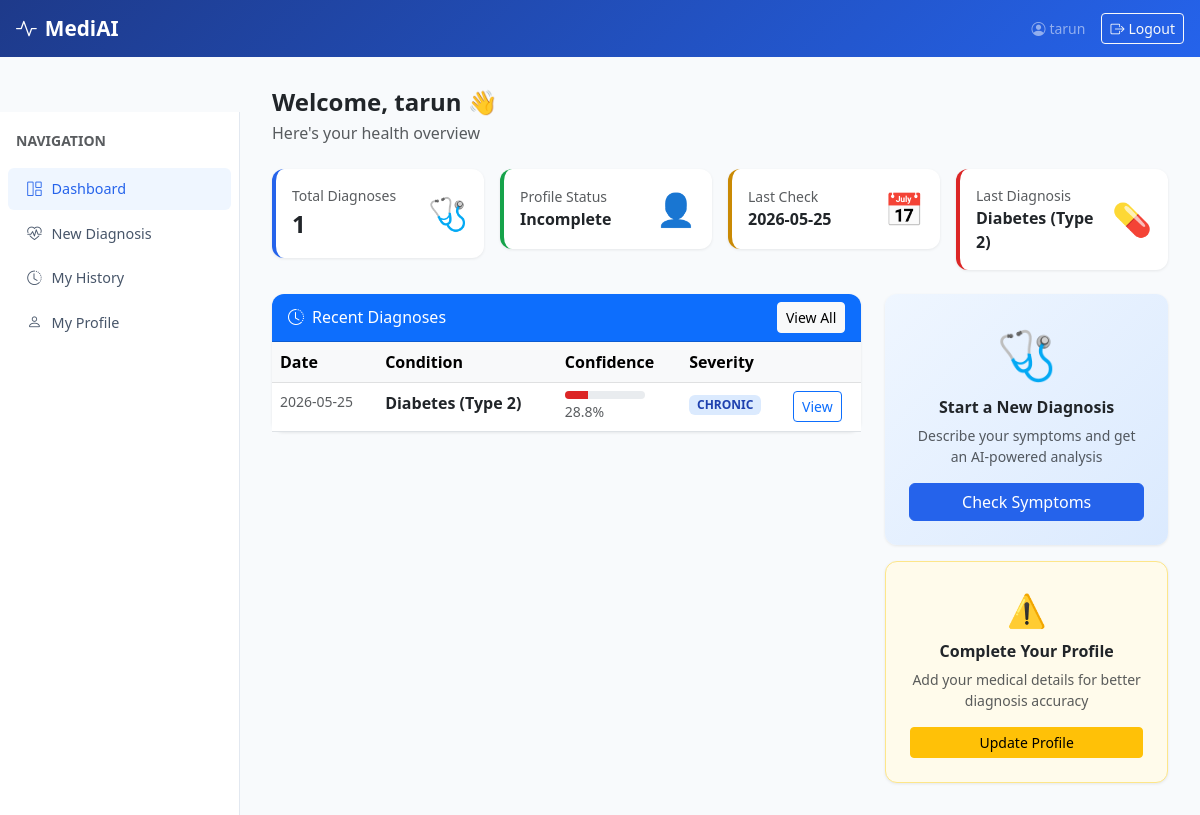
The app's page /dashboard (signed in) with its own data.
### tables this page shows
CREATE TABLE users (
            id INTEGER PRIMARY KEY AUTOINCREMENT,
            username TEXT UNIQUE NOT NULL,
            password_hash TEXT NOT NULL,
            full_name TEXT NOT NULL,
            email TEXT UNIQUE NOT NULL,
            role TEXT DEFAULT 'patient',
            created_at TIMESTAMP DEFAULT CURRENT_TIMESTAMP
        );

CREATE TABLE diagnoses (
            id INTEGER PRIMARY KEY AUTOINCREMENT,
            patient_id INTEGER NOT NULL,
            symptoms TEXT NOT NULL,
            predicted_disease TEXT,
            confidence REAL,
            severity TEXT,
            recommendations TEXT,
            ai_report TEXT,
            created_at TIMESTAMP DEFAULT CURRENT_TIMESTAMP,
            FOREIGN KEY (patient_id) REFERENCES patients(id)
        );

### app.py (the view)
@app.route("/dashboard")
@login_required
def dashboard():
    history = get_patient_history(session["user_id"], limit=5)
    profile = get_patient_profile(session["user_id"])
    return render_template("dashboard.html", history=history, profile=profile)

### app.py (called while the page is built)
def login_required(f):
    @wraps(f)
    def decorated(*args, **kwargs):
        if "user_id" not in session:
            flash("Please log in to continue.", "warning")
            return redirect(url_for("login"))
        return f(*args, **kwargs)
    return decorated

### database.py (called while the page is built)
def get_connection():
    conn = sqlite3.connect(DB_PATH)
    conn.row_factory = sqlite3.Row
    return conn

def get_patient_profile(user_id):
    conn = get_connection()
    patient = conn.execute("""
        SELECT p.*, u.full_name, u.email, u.username
        FROM patients p JOIN users u ON p.user_id = u.id
        WHERE p.user_id = ?
    """, (user_id,)).fetchone()
    conn.close()
    return dict(patient) if patient else None

def get_patient_history(user_id, limit=20):
    conn = get_connection()
    rows = conn.execute("""
        SELECT d.* FROM diagnoses d
        JOIN patients p ON d.patient_id = p.id
        WHERE p.user_id = ?
        ORDER BY d.created_at DESC LIMIT ?
    """, (user_id, limit)).fetchall()
    conn.close()
    return [dict(r) for r in rows]

### templates/dashboard.html (shortened to what this page needs)
{% extends "base.html" %}
{% block content %}
<h4 class="fw-bold mb-1">Welcome, {{ session.get('full_name') }} 👋</h4>
<p class="text-muted mb-4">Here's your health overview</p>
<div class="row g-3 mb-4">
  <div class="col-sm-6 col-lg-3">
    <div class="card stat-card p-3">
      <div class="d-flex justify-content-between align-items-center">
        <div>
          <div class="text-muted small">Total Diagnoses</div>
          <div class="fs-4 fw-bold">{{ history|length }}</div>
        </div>
        <div style="font-size:2rem;">🩺</div>
      </div>
    </div>
  </div>
  <div class="col-sm-6 col-lg-3">
    <div class="card p-3" style="border-left:4px solid #16a34a;">
      <div class="d-flex justify-content-between align-items-center">
        <div>
          <div class="text-muted small">Profile Status</div>
          <div class="fs-6 fw-semibold">{{ 'Complete ✓' if profile and profile.age else 'Incomplete' }}</div>
        </div>
        <div style="font-size:2rem;">👤</div>
      </div>
    </div>
  </div>
  <div class="col-sm-6 col-lg-3">
    <div class="card p-3" style="border-left:4px solid #ca8a04;">
      <div class="d-flex justify-content-between align-items-center">
        <div>
          <div class="text-muted small">Last Check</div>
          <div class="fs-6 fw-semibold">
            {{ history[0].created_at[:10] if history else 'No record' }}
          </div>
        </div>
        <div style="font-size:2rem;">📅</div>
      </div>
    </div>
  </div>
  <div class="col-sm-6 col-lg-3">
    <div class="card p-3" style="border-left:4px solid #dc2626;">
      <div class="d-flex justify-content-between align-items-center">
        <div>
          <div class="text-muted small">Last Diagnosis</div>
          <div class="fs-6 fw-semibold">{{ history[0].predicted_disease[:18] + '...' if history and history[0].predicted_disease|length > 18 else (history[0].predicted_disease if history else 'None') }}</div>
        </div>
        <div style="font-size:2rem;">💊</div>
      </div>
    </div>
  </div>
</div>
<div class="row g-4">
  <div class="col-lg-8">
    <div class="card">
      <div class="card-header bg-primary text-white d-flex justify-content-between align-items-center">
        <h6 class="mb-0"><i class="bi bi-clock-history me-2"></i>Recent Diagnoses</h6>
        <a href="{{ url_for('history') }}" class="btn btn-sm btn-light">View All</a>
      </div>
      <div class="card-body p-0">
        {% if history %}
        <div class="table-responsive">
          <table class="table table-hover mb-0">
            <thead class="table-light">
              <tr>
                <th>Date</th>
                <th>Condition</th>
                <th>Confidence</th>
                <th>Severity</th>
                <th></th>
              </tr>
            </thead>
            <tbody>
              {% for h in history %}
              <tr>
                <td class="text-muted small">{{ h.created_at[:10] }}</td>
                <td class="fw-semibold">{{ h.predicted_disease }}</td>
                <td>
                  <div class="progress confidence-bar" style="width:80px;">
                    <div class="progress-bar" style="width:{{ h.confidence }}%;background:{% if h.confidence > 70 %}#16a34a{% elif h.confidence > 40 %}#ca8a04{% else %}#dc2626{% endif %}"></div>
                  </div>
                  <small class="text-muted">{{ h.confidence }}%</small>
                </td>
                <td>
                  <span class="badge badge-{{ h.severity }}">{{ h.severity|upper }}</span>
                </td>
                <td>
                  <a href="{{ url_for('view_report', diag_id=h.id) }}" class="btn btn-sm btn-outline-primary">View</a>
                </td>
              </tr>
              {% endfor %}
            </tbody>
          </table>
        </div>
        {% else %}
        <div class="text-center py-5 text-muted">
          <div style="font-size:3rem;">📋</div>
          <p>No diagnoses yet. Start your first check!</p>
          <a href="{{ url_for('diagnose') }}" class="btn btn-primary">New Diagnosis</a>
        </div>
        {% endif %}
      </div>
    </div>
  </div>
  <div class="col-lg-4">
    <div class="card mb-3 text-center p-4" style="background:linear-gradient(135deg,#eff6ff,#dbeafe);">
      <div style="font-size:3rem;">🩺</div>
      <h6 class="fw-bold mt-2">Start a New Diagnosis</h6>
      <p class="text-muted small">Describe your symptoms and get an AI-powered analysis</p>
      <a href="{{ url_for('diagnose') }}" class="btn btn-primary">Check Symptoms</a>
    </div>
    {% if not (profile and profile.age) %}
    <div class="card text-center p-4" style="background:#fffbeb; border:1px solid #fde68a;">
      <div style="font-size:2rem;">⚠️</div>
      <h6 class="fw-semibold mt-2">Complete Your Profile</h6>
      <p class="text-muted small">Add your medical details for better diagnosis accuracy</p>
      <a href="{{ url_for('profile') }}" class="btn btn-warning btn-sm">Update Profile</a>
    </div>
    {% endif %}
  </div>
</div>
{% endblock %}

### templates/base.html (shortened to what this page needs)
<!DOCTYPE html>
<html lang="en">
<head>
  <link href="https://cdn.jsdelivr.net/npm/bootstrap@5.3.0/dist/css/bootstrap.min.css" rel="stylesheet">
  <link href="https://cdn.jsdelivr.net/npm/bootstrap-icons@1.11.0/font/bootstrap-icons.css" rel="stylesheet">
</head>
<body>
  <nav class="navbar navbar-expand-lg fixed-top">
    <div class="container-fluid px-3">
      <a class="navbar-brand" href="{{ url_for('dashboard') if session.get('user_id') else url_for('index') }}">
        <i class="bi bi-activity me-2"></i>MediAI
      </a>
      {% if session.get('user_id') %}
      <div class="ms-auto d-flex align-items-center gap-3">
        <span class="text-white-50 small d-none d-md-block">
          <i class="bi bi-person-circle me-1"></i>{{ session.get('full_name', 'User') }}
        </span>
        <a href="{{ url_for('logout') }}" class="btn btn-sm btn-outline-light">
          <i class="bi bi-box-arrow-right me-1"></i>Logout
        </a>
      </div>
      {% endif %}
    </div>
  </nav>
  {% if session.get('user_id') %}
  <div class="sidebar pt-3" style="margin-top:56px;">
    <div class="px-3 mb-3">
      <span class="text-muted small text-uppercase fw-semibold">Navigation</span>
    </div>
    <a href="{{ url_for('dashboard') }}" class="{{ 'active' if request.endpoint == 'dashboard' }}">
      <i class="bi bi-grid-1x2"></i>Dashboard
    </a>
    <a href="{{ url_for('diagnose') }}" class="{{ 'active' if request.endpoint == 'diagnose' }}">
      <i class="bi bi-heart-pulse"></i>New Diagnosis
    </a>
    <a href="{{ url_for('history') }}" class="{{ 'active' if request.endpoint == 'history' }}">
      <i class="bi bi-clock-history"></i>My History
    </a>
    <a href="{{ url_for('profile') }}" class="{{ 'active' if request.endpoint == 'profile' }}">
      <i class="bi bi-person"></i>My Profile
    </a>
  </div>
  {% endif %}
  <div class="{{ 'main-content' if session.get('user_id') else 'container py-5' }}" style="margin-top:56px;">
    {% block content %}{% endblock %}
  </div>
</body>
</html>

### templates/base.html (style rules this page uses)
:root { --primary: #2563eb; --primary-dark: #1d4ed8; --success: #16a34a; --danger: #dc2626; --warning: #ca8a04; --bg-light: #f0f4ff; }
body { background: #f8fafc; font-family: 'Segoe UI', sans-serif; }
.navbar { background: linear-gradient(135deg, #1e3a8a 0%, #2563eb 100%); }
.navbar-brand { font-weight: 700; font-size: 1.3rem; color: white !important; }
.sidebar { width: 240px; min-height: 100vh; background: white; border-right: 1px solid #e2e8f0; padding-top: 1rem; position: fixed; left: 0; top: 56px; }
.sidebar a { display: flex; align-items: center; gap: 10px; padding: 0.65rem 1.2rem; color: #475569; text-decoration: none; font-size: 0.9rem; border-radius: 6px; margin: 2px 8px; }
.sidebar a:hover, .sidebar a.active { background: #eff6ff; color: var(--primary); font-weight: 500; }
.main-content { margin-left: 240px; padding: 2rem; }
.card { border: none; border-radius: 12px; box-shadow: 0 1px 3px rgba(0,0,0,0.08); }
.card-header { border-radius: 12px 12px 0 0 !important; }
.btn-primary { background: var(--primary); border-color: var(--primary); }
.badge-chronic { background: #dbeafe; color: #1e40af; }
.stat-card { border-left: 4px solid var(--primary); }
.confidence-bar { height: 8px; border-radius: 4px; }

### records on screen
users: get "tarun"
diagnoses: created_at "2026-05-25", predicted_disease "Diabetes (Type 2)", confidence "28.8", severity "CHRONIC"

### other values on screen
{{ history|length }} "1"
{{ 'Complete ✓' if profile and profile.age else 'Incomplete' }} "Incomplete"
